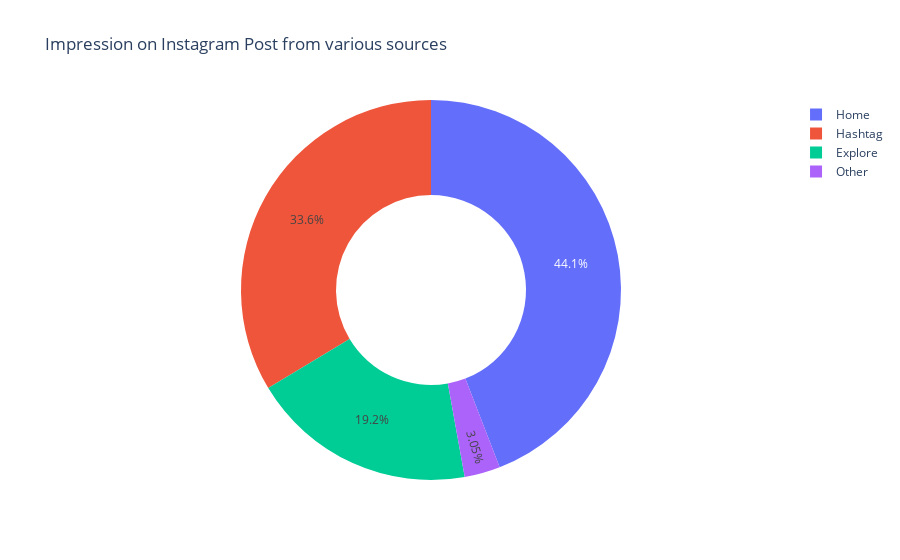

The notebook cell this image was saved under:
### Code cell
home=data["From Home"].sum()
hashtag=data["From Hashtags"].sum()
explore=data["From Explore"].sum()
other=data["From Other"].sum()

labels=['Home','Hashtag','Explore','Other']
values=[home,hashtag,explore,other]

fig=px.pie(data,values=values,names=labels,hole=0.5,title='Impression on Instagram Post from various sources')
fig.show()

### Figure 1 — Plotly figure (JSON) as saved in the notebook; plotly's stock layout.template omitted (floating-point values rounded to 4 significant figures)
{"data": [{"domain": {"x": [0, 1], "y": [0, 1]}, "hole": 0.5, "hovertemplate": "label=%{label}<br>value=%{value}<extra></extra>", "labels": ["Home", "Hashtag", "Explore", "Other"], "legendgroup": "", "name": "", "showlegend": true, "type": "pie", "values": [294619, 224614, 128294, 20360]}], "layout": {"legend": {"tracegroupgap": 0}, "title": {"text": "Impression on Instagram Post from various sources"}}}
